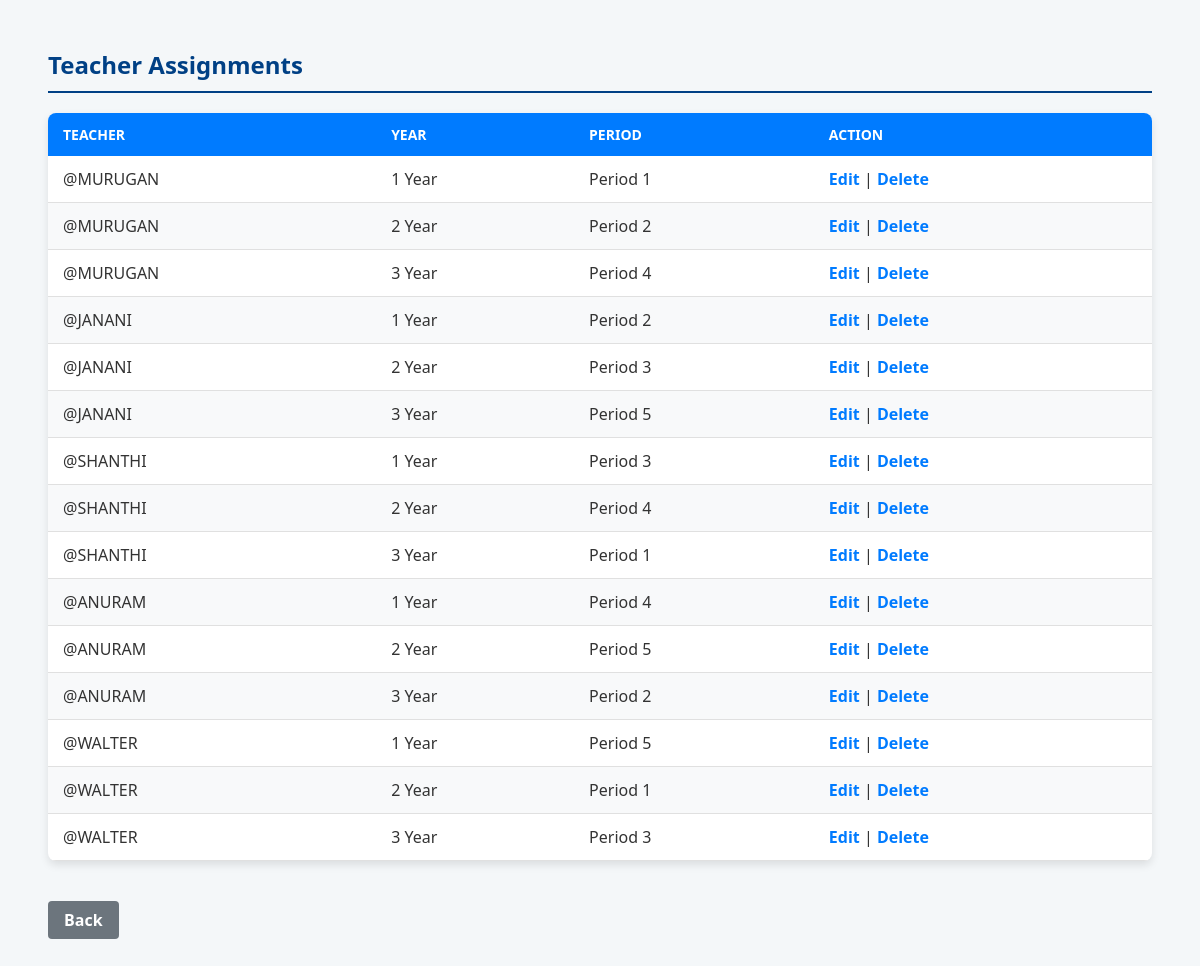
The app's page /admin/assignments (signed in) with its own data.
### tables this page shows
CREATE TABLE teacher_assignment (
       id INTEGER PRIMARY KEY AUTOINCREMENT,
       teacher TEXT,
       year TEXT,
       period INTEGER
    );

### app.py (the view)
@app.route("/admin/assignments")
def view_assignments():
    if "role" not in session or session["role"] != "admin":
        return redirect("/")
    conn = get_db()
    cur = conn.cursor()
    cur.execute("SELECT * FROM teacher_assignment")
    assignments = cur.fetchall()
    conn.close()
    return render_template("view_assignments.html", assignments=assignments)

### app.py (called while the page is built)
def get_db():
    conn = sqlite3.connect(DB_NAME)
    conn.row_factory = sqlite3.Row
    return conn

### templates/view_assignments.html (shortened to what this page needs)
<h2>Teacher Assignments</h2>
<table>
    <thead>
        <tr>
            <th>Teacher</th>
            <th>Year</th>
            <th>Period</th>
            <th>Action</th>
        </tr>
    </thead>
    <tbody>
        {% for a in assignments %}
        <tr>
            <td>{{ a.teacher }}</td>
            <td>{{ a.year }} Year</td>
            <td>Period {{ a.period }}</td>
            <td>
                <a href="/admin/edit-assignment/{{ a.id }}">Edit</a> |
                <a href="/admin/delete-assignment/{{ a.id }}">Delete</a>
            </td>
        </tr>
        {% endfor %}
    </tbody>
</table>
<a href="/admin" class="back-link">Back</a>

### templates/view_assignments.html (style rules this page uses)
h2 { color: #004085; border-bottom: 2px solid #004085; padding-bottom: 10px; }
table { width: 100%; border-collapse: collapse; background-color: #ffffff; box-shadow: 0 4px 8px rgba(0, 0, 0, 0.1); border-radius: 8px; overflow: hidden; margin-bottom: 20px; }
th { background-color: #007bff; color: white; text-align: left; padding: 12px 15px; text-transform: uppercase; font-size: 14px; }
td { padding: 12px 15px; border-bottom: 1px solid #e0e0e0; }
tr:nth-child(even) { background-color: #f8f9fa; }
a { text-decoration: none; color: #007bff; font-weight: 600; transition: color 0.2s; }
.back-link { display: inline-block; margin-top: 20px; padding: 8px 16px; background-color: #6c757d; color: white; border-radius: 4px; }

### records on screen
teacher_assignment: teacher "@MURUGAN", year "1", period "1"
teacher_assignment: teacher "@MURUGAN", year "2", period "2"
teacher_assignment: teacher "@MURUGAN", year "3", period "4"
teacher_assignment: teacher "@JANANI", year "1", period "2"
teacher_assignment: teacher "@JANANI", year "2", period "3"
teacher_assignment: teacher "@JANANI", year "3", period "5"
teacher_assignment: teacher "@SHANTHI", year "1", period "3"
teacher_assignment: teacher "@SHANTHI", year "2", period "4"
teacher_assignment: teacher "@SHANTHI", year "3", period "1"
teacher_assignment: teacher "@ANURAM", year "1", period "4"
teacher_assignment: teacher "@ANURAM", year "2", period "5"
teacher_assignment: teacher "@ANURAM", year "3", period "2"
teacher_assignment: teacher "@WALTER", year "1", period "5"
teacher_assignment: teacher "@WALTER", year "2", period "1"
teacher_assignment: teacher "@WALTER", year "3", period "3"
